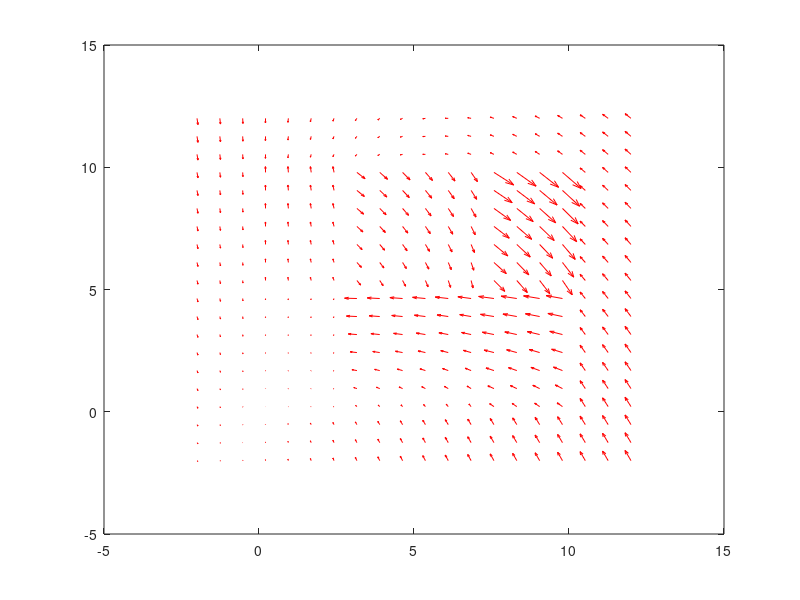

Recreate this plot in MATLAB.
function phasePotrait()
A1 = [-1 0;0 1.5];
A2 = [-1 2;-2 -1];
A3 = [-1 4;-4 -1];
A4 = [-0.5 0;0 -0.7];
A5 = [-0.5 -5;1 -0.5];
A6 = [-1 -5;1 -0.5];
A7 = [-1 0;2 -1];
B = [1;1];

plot([0 10],[5 5], 'k','LineWidth', 2);
plot([0 10],[10 10],'k', 'LineWidth', 2);
plot([0 0],[0 10],'k', 'LineWidth', 2);
plot([0 10],[0 0],'k', 'LineWidth', 2);
plot([3 3],[0 10], 'k','LineWidth', 2);
plot([7 7],[0 10],'k', 'LineWidth', 2);
plot([10 10],[0 10], 'k','LineWidth', 2);
plot(8,8, 'ro','LineWidth', 2);
%%
y1 = linspace(-2,12,20);
y2 = linspace(-2,12,20);
[x1,x2] = meshgrid(y1,y2);
u = zeros(size(x1));
v = zeros(size(x2));
t=0;
for i = 1:numel(x1)
     if x1(i)>=0 &&x1(i)<=3 &&x2(i)>=5 &&x2(i)<=10
        f = @(t,Y) A1*Y;
        Yprime = f(t,[x1(i); x2(i)]); 
    elseif x1(i)>=3 &&x1(i)<=7 &&x2(i)>=5 &&x2(i)<=10
        f = @(t,Y) A2*Y;
        Yprime = f(t,[x1(i); x2(i)]); 
    elseif x1(i)>=7 &&x1(i)<=10 &&x2(i)>=5 &&x2(i)<=10        
        f = @(t,Y) (A3*Y+[8;8]);
        Yprime = f(t,[x1(i); x2(i)]);
        
    elseif x1(i)>=0 &&x1(i)<=3 &&x2(i)>=0 && x2(i)<=5
        f = @(t,Y) A4*Y;
        Yprime = f(t,[x1(i); x2(i)]); 
    elseif x1(i)>=3 && x1(i)<=7 && x2(i)>=0 &&x2(i)<=5
        f = @(t,Y) A5*Y;
        Yprime = f(t,[x1(i); x2(i)]); 
    elseif x1(i)>=7 && x1(i)<=10 &&x2(i)>=0 &&x2(i)<=5
        f = @(t,Y) A6*Y;
        Yprime = f(t,[x1(i); x2(i)]); 
    else
        f = @(t,Y) A7*Y;
        Yprime = f(t,[x1(i); x2(i)]); 
     end
    u(i) = Yprime(1);
    v(i) = Yprime(2);
end
quiver(x1,x2,u,v,'r'); 
end
